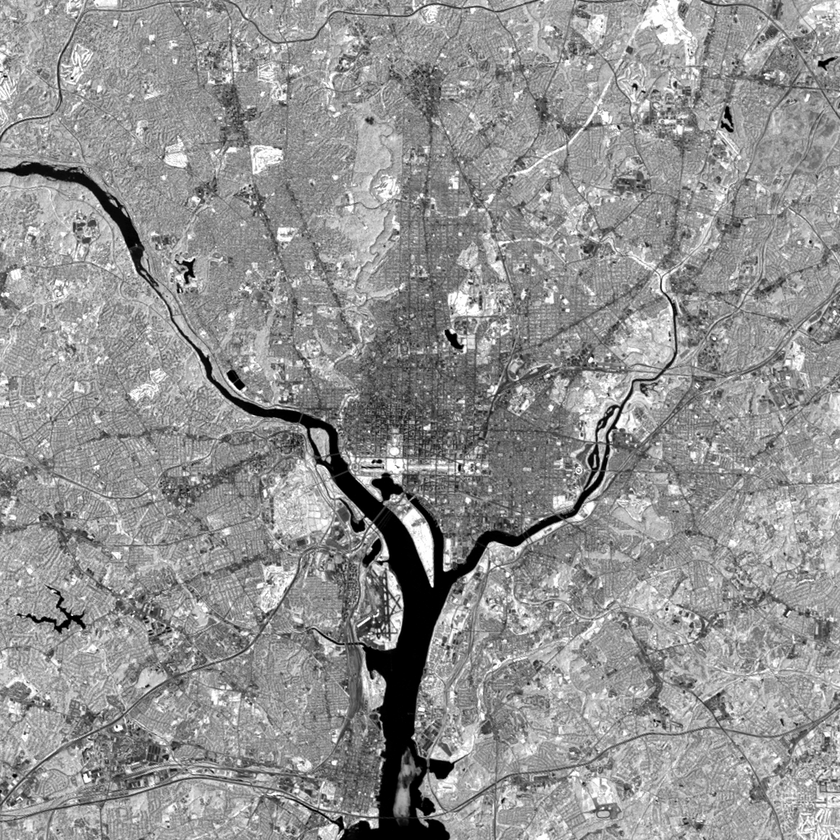
//> input picture src/Data/DIP3E_CH02_Original_Images/Fig0227(a)(washington_infrared).tif, 840 x 840 px, shrunk from 1024 x 1024 before the run
$ ./main   (built with g++ and OpenCV 4)
//> lines starting //> are read from the running program, lines starting //| are printed output that depends on the picture
### src/Assist/TIMER.h
#ifndef TIMER_H
#define TIMER_H
#include <chrono>
using namespace std;
using namespace chrono;

class TIMER
{
public:
	TIMER() : isPaused(false)
	{
		Reset();
	}
	~TIMER() {}

	void Reset();
	chrono::milliseconds GetTime();  // 单位毫秒

	void Pause();
	void Unpause();

protected:
	chrono::time_point<high_resolution_clock> startTime;  // 开始时间点
	bool isPaused; // 暂停开关
	chrono::time_point<high_resolution_clock> pauseTime;  // 暂停时间点
};


#endif	//TIMER_H

### src/ImageAlgorithm/TripleInterpolation.h
#ifndef __TripleInterpolation_H__
#define __TripleInterpolation_H__
#include "../Assist/Assist.h"

Mat TripleInterpolation(const Mat &input, int new_row, int new_col);

#endif//__TripleInterpolation_H__

### src/ImageAlgorithm/BilinearInterpolation.h
#ifndef __BilinearInterpolation_H__
#define __BilinearInterpolation_H__
#include "../Assist/Assist.h"

Mat BilinearInterpolation(const Mat &input, int new_row, int new_col);

#endif//__BilinearInterpolation_H__

### src/Assist/Assist.h
#ifndef __ASSIST_H__
#define __ASSIST_H__

#include "../Eigen/Dense"
#include "opencv2/opencv.hpp"
#include "opencv.hpp"

using namespace cv;
using namespace Eigen;


#endif//__ASSIST_H__

### src/ImageAlgorithm/NearestNeighborInterpolation.h
#ifndef __NearestNeighborInterpolation_H__
#define __NearestNeighborInterpolation_H__
#include "../Assist/Assist.h"

// 双线性内插
Mat NearestNeighborInterpolation(const Mat &input, int row, int col);

#endif//__NearestNeighborInterpolation_H__

### src/Assist/TIMER.cpp
#include "TIMER.h"

void TIMER::Reset()
{
	// 开始时间
	startTime = chrono::high_resolution_clock::now();
}

// [29 lines left out: functions GetTime, Pause, Unpause, not called in this run]

### src/main.cpp
#include <iostream>
#include "opencv2/opencv.hpp"
#include "ImageAlgorithm/NearestNeighborInterpolation.h"
#include "ImageAlgorithm/BilinearInterpolation.h"
#include "ImageAlgorithm/TripleInterpolation.h"
#include "Assist/TIMER.h"
#include "Eigen/Dense"

using namespace std;
using namespace cv;
using namespace Eigen;

TIMER timer;
int main()
{
	auto src = imread("D:/Qsync/Code/DIP/DigitalImageProcessing/src/Data/DIP3E_CH02_Original_Images/Fig0227(a)(washington_infrared).tif",0);
//> src is the input picture: 840 rows x 840 cols, CV_8UC1; min 0, max 255, mean 146.2
	Mat tmp1;
	src.copyTo(tmp1);

	cvtColor(tmp1, tmp1, CV_8UC1);
	auto pdata = tmp1.data;

	for (int i = 0; i < tmp1.rows * tmp1.cols; i++)
	{
		uchar tmp = 0xfe;
		pdata[i] = (pdata[i] & tmp);
	}

	Mat diff(src.rows,src.cols, CV_8UC1);

	for (int i = 0; i < tmp1.rows * tmp1.cols; i++)
	{

		diff.data[i] = src.data[i] - tmp1.data[i];
	}
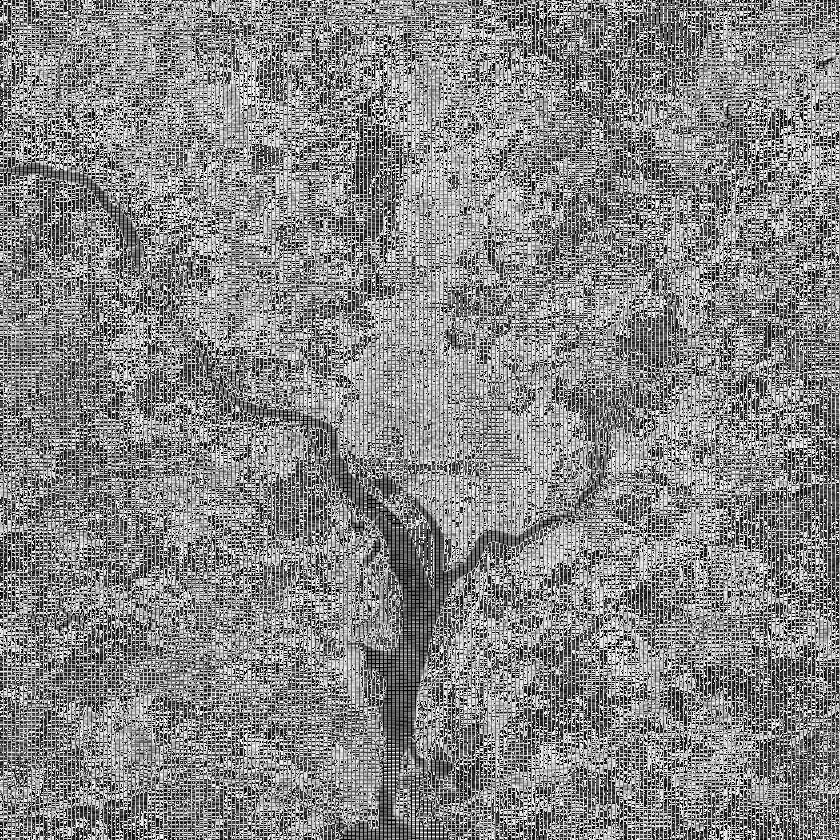
//> diff: 840 rows x 840 cols, CV_8UC1; min 0, max 255, mean 133.9
	for (int i = 0; i < tmp1.rows * tmp1.cols; i++)
	{

		diff.data[i] = (diff.data[i]==0?0:255);
	}
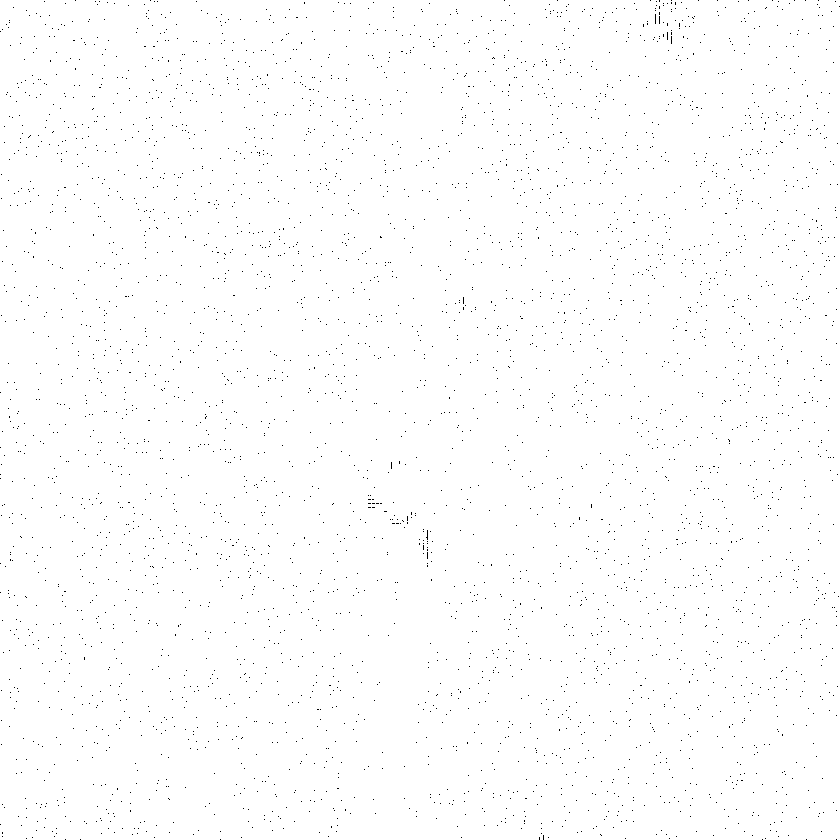
//> diff: 840 rows x 840 cols, CV_8UC1; 99.4% white; black in thin lines or dots

	imshow("src", src);
	imshow("tmp1", tmp1);
	imshow("diff", diff);
	waitKey();

	return 0;
}
